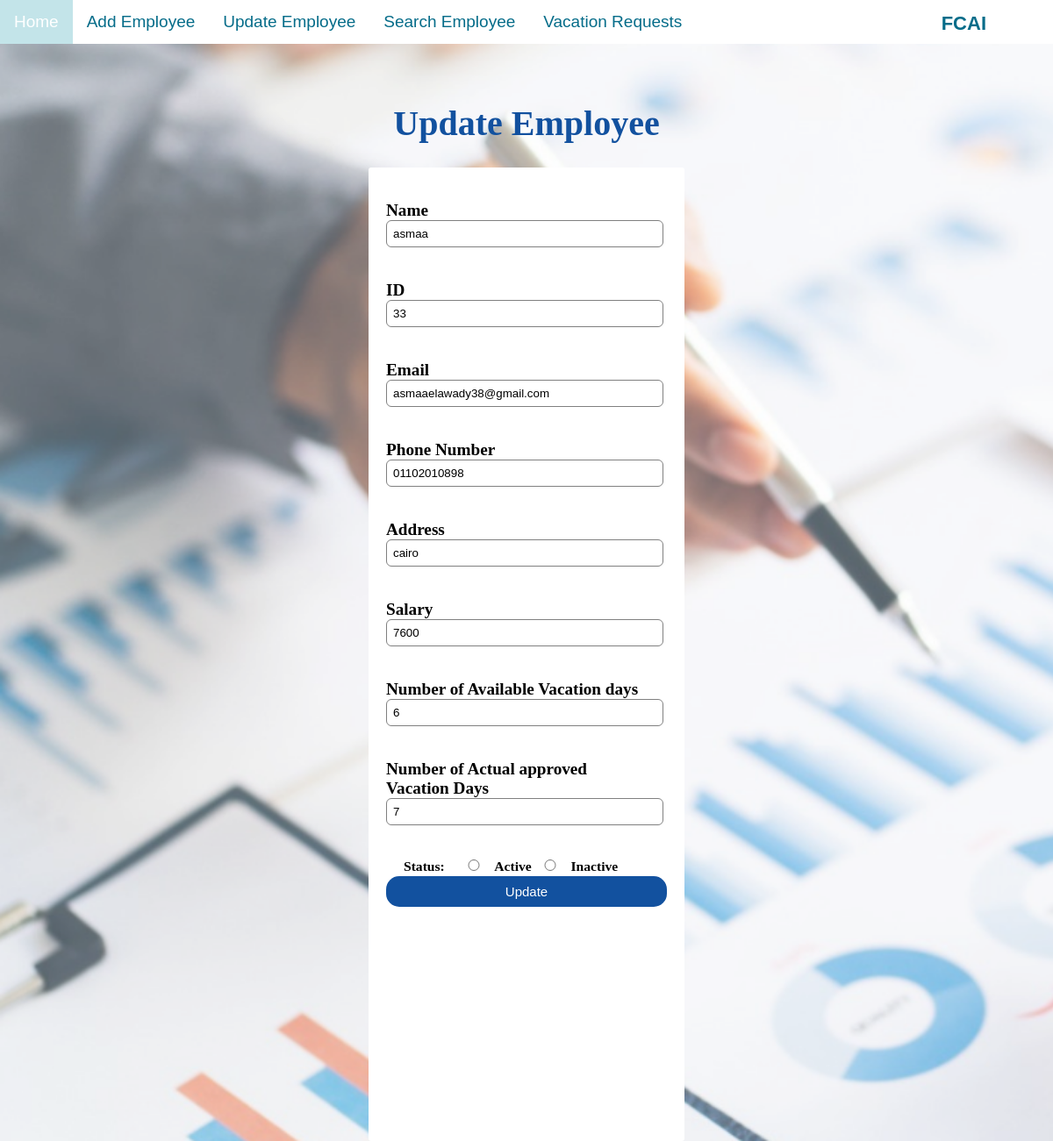
Page /update/33 on the committed database.
### HR/models.py (models this page shows)
class RegisterForm(models.Model):
    gndr=[
        ('Male','M'),('Female','F'),
        ]
    ms=[
        ('Single','Single'),('Married','Married'),
        ]
    stats=[
        ('Active','Active'),
        ('Inactive','Inactive'),
    ]
    EmployeeID = models.CharField(max_length=100,primary_key=True)
    EmployeeName = models.CharField(max_length=100)
    email = models.EmailField(max_length=100)
    phone = models.CharField(max_length=100)
    Addres = models.CharField(max_length=100)
    Salary = models.CharField(max_length=100)
    NumberVacation = models.IntegerField()
    NumberApprovedVacation = models.IntegerField()
    Date = models.DateField()
    Gender = models.CharField(max_length=8,choices=gndr)
    Status = models.CharField(max_length=8,choices=stats)
    MARITALSTATUE = models.CharField(max_length=8,choices=ms)

### HR/views.py (the view)
# urls.py: path('update/<int:EmployeeID>', views.update, name='update'),
def update(request, EmployeeID):
  mymember = RegisterForm.objects.get(EmployeeID=EmployeeID)
  template = loader.get_template('editinfo.html')
  context = {
    'mymember': mymember,
  }
  return HttpResponse(template.render(context, request))

### HR/templates/editinfo.html (shortened to what this page needs)
{% include 'navbar.html' %}
{% load static %}
{% block content%}
<!DOCTYPE html>
<html>
<head>
    <link rel="stylesheet" href="{% static 'css/updateEmployee.css' %}">
</head>
<body>
    <br>
    <h1 id = "head">Update Employee</h1>
    <div class="bigdiv">
        <form name="upform" action="updaterecord/{{ mymember.EmployeeID }}" method="POST" onsubmit='loadDoc()' >
            <div class="radio1">
                <div>
                    <br>
                    <label> Name</label>
                    <input class="nametbup" type="text" id="new" name="EmployeeName" value="{{ mymember.EmployeeName }}" > <br>
                </div>
                <br>
                <div>
                    <label> ID </label>
                    <input type="text" ID="newID"   name="EmployeeID"  value="{{ mymember.EmployeeID }}"><br>
                    <br>
                </div>
                <div>
                    <label> Email </label>
                    <input type="email" id="mail" name="email" value="{{mymember.email}}"><br>
                </div>
                <br>
                <div>
                    <label> Phone Number </label>
                    <input type="number" id="num" name="phone" value="{{mymember.phone}}"><br>
                </div>
                <br>
                <div>
                    <label> Address </label>
                    <input type="text" id="a" name="Addres" value="{{mymember.Addres}}"><br>
                </div>
                <br>
                <div>
                    <label> Salary </label>
                    <input type="number" id="s" name="Salary" value="{{mymember.Salary}}"> <br>
                </div>
                <br>
                <div>
                    <label> Number of Available Vacation days </label>
                    <input type="number" id="vacdays" name="NumberVacation" value="{{mymember.NumberVacation}}"> <br>
                </div>
                <br>
                <div>
                    <label> Number of Actual approved Vacation Days </label>
                    <input type="number" id="approved" name="NumberApprovedVacation" value="{{mymember.NumberApprovedVacation}}"> <br>
                </div>
                <br>
                <div class="choose1">
                    <div class="choose1"> <label>Status: </label></div>
                    <div class="choose">
                        <input type="radio" required name="status" id="active" value="Active">
                    </div>
                    <div class="choose">
                        <label for="active">Active</label>
                    </div>
                </div>
                <div class="choose1">
                    <div class="choose">
                        <input type="radio" required name="status" id="inactive" value="inactive">
                    </div>
                    <div class="choose">
                        <label for="inactive">Inactive</label>
                    </div>
                </div>
                <input type="submit" value="Update"><br>
        </form>
    </div>
</body>
</html>
{%endblock content %}

### HumanResources/static/css/updateEmployee.css (style rules this page uses)
#head { color: #12519f; font-size: 40px; text-align: center; }
form { width: 300px; margin-left: 20px; }
form input { width: 100%; padding: 7px; border: none; border: 1px solid gray; border-radius: 6px; outline: none; }
input[type=submit],input[type=reset] { height: 35px; width: 320px; margin-top: 20px; border: none; background-color: #12519f; font-size: 15px; color: white; border-radius: 15px; }
form label { display: flex; margin-top: 20px; font-size: 120%; font-weight: bold; }
.bigdiv { width: 360px; height: 1110px; margin: auto; background-color: white; border-radius: 3px; margin-top: 10px; }
body { margin: 0; background-image: url("#HP2v3.png"); background-repeat: no-repeat; background-attachment: fixed; background-size: cover; }
input[type=submit] { height: 35px; width: 320px; margin-top: 2px; border: none; background-color: #12519f; font-size: 15px; color: white; border-radius: 15px; }
.choose { display: inline-block; inline-size: 20px; margin-left: 15px; font-size: 13px; }
.choose1 { display: inline-block; margin-left: 10px; font-size: 13px; }

### rows in the picture
RegisterForm: EmployeeName "asmaa", EmployeeID "33", email "asmaaelawady38@gmail.com", phone "01102010898", Addres "cairo", Salary "7600", NumberVacation "6", NumberApprovedVacation "7"
